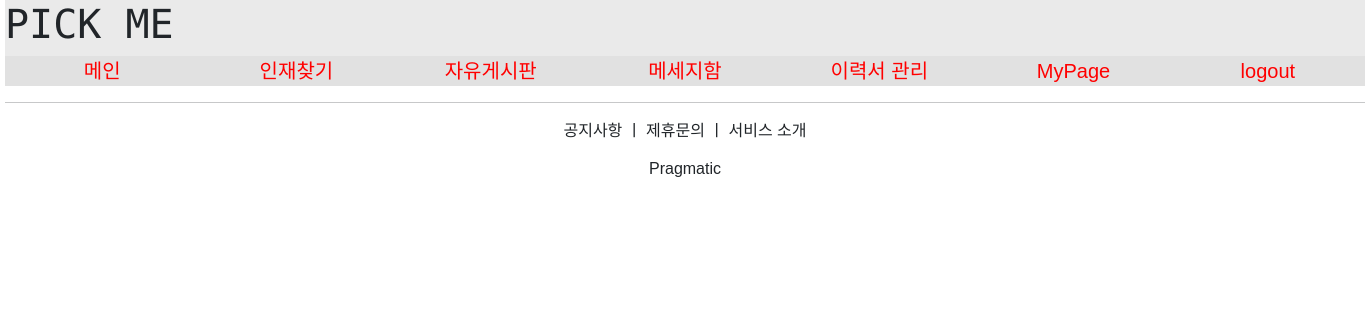
Before: /resume/list_resume/0/1/ (signed in) with the older database file.
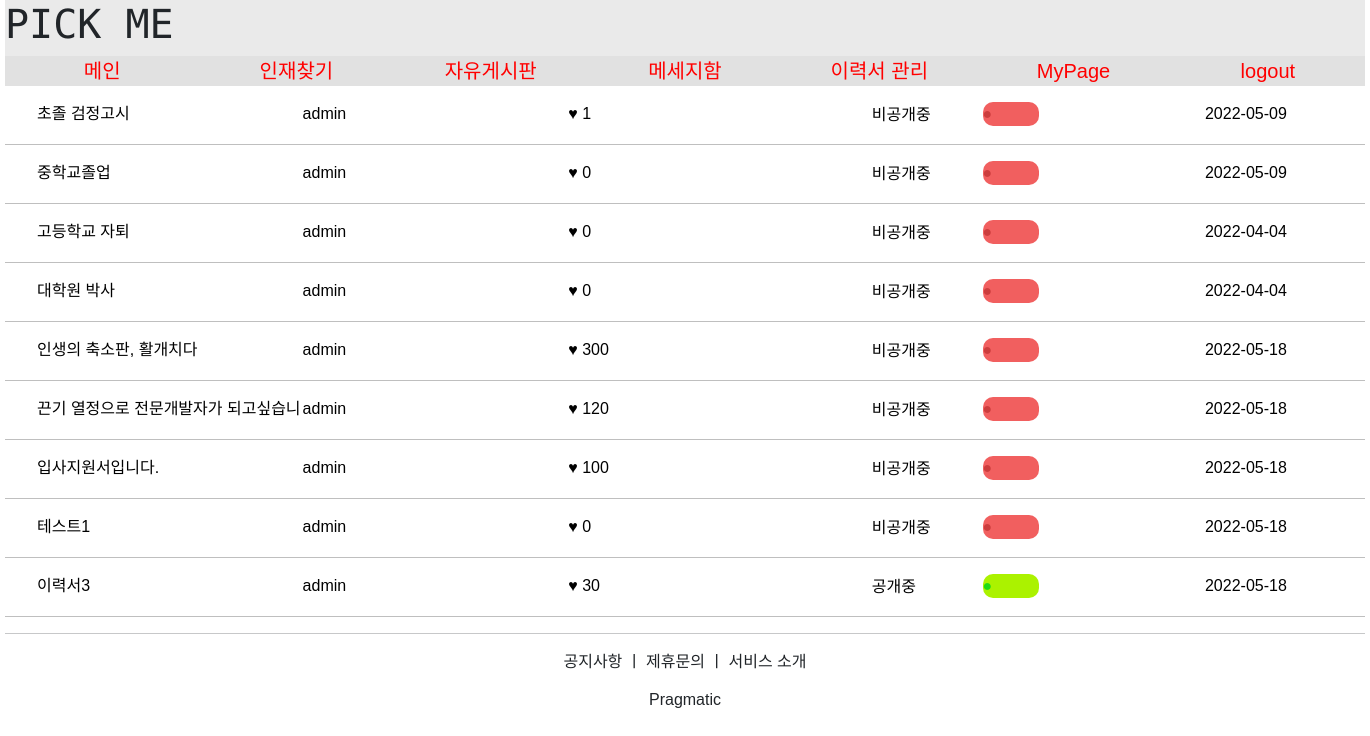
After: the same page with the newer database file.
### resumeapp/models.py (models this page shows)
class Resume_Title(models.Model):
    resume_title = models.ForeignKey(MyUser, on_delete=models.CASCADE, related_name='resume_title')
    resume_title_detail = models.CharField(max_length=2000)
    resume_date = models.DateField(auto_now=True)
    resume_Time = models.TimeField(auto_now=True)
    resume_open = models.IntegerField(default=1)
    like_vote = models.IntegerField(default=0)

### accountapp/models.py (models this page shows)
class MyUser(AbstractUser):
    nickname = models.CharField(max_length=20, unique=True)
    company_group = models.CharField(max_length=100)
    company_number = models.CharField(max_length=200)
    company_name = models.CharField(max_length=200)
    company_ceo = models.CharField(max_length=100)
    company_logo = models.FileField(upload_to='company_logo/', null=True, blank=True)
    company_phone_number = models.CharField(max_length=100)
    company_paper = models.FileField(upload_to='company_paper/', null=True, blank=True)

### resumeapp/views.py (the view, shortened to what this page needs)
# urls.py: path('list_resume/<int:title>/<int:pk>/', views.list_resume, name='list_resume'),
def list_resume(request, title, pk):
    temp_user = MyUser.objects.filter(pk=pk)
    print(request.POST)
    for user_test in temp_user:
        if request.user == user_test:
            pass
        else:
            raise Http404("잘못된 접근입니다")
        for temp in temp_user:
            temp_resume = Resume_Title.objects.filter(resume_title=temp)
        context = {}
        context['pk'] = pk
        context['resume'] = temp_resume
    return render(request, 'list_resume.html', context)

### resumeapp/templates/list_resume.html (shortened to what this page needs)
{% extends 'base3.html' %}
{% block content %}
    {% load static %}
    <link rel="stylesheet" href="{% static 'css/list_resume.css' %}">
    <div class="content">
        {% for list in resume %}
            <a href="{% url 'resumeapp:detail_resume' title=list.pk %}">
                <ul class="mini_content">
                    <li style="height:1.5rem; overflow:hidden; text-overflow:ellipsis;">{{ list.resume_title_detail }}</li>
                    <li>{{ list.resume_title }}</li>
                    <li>♥ {{ list.like_vote }}</li>
                    <li>
                        {% if list.resume_open == 1 %}
                            <form action="{% url 'resumeapp:list_resume' title=list.pk pk=pk %}" method="post" enctype="multipart/form-data">
                                <ul class="mini_ul">
                                    <li>
                                        <input type="submit" value="공개중" id="answer04{{list.pk}}" name="resume_submit1" style="background-color:transparent; border:0px transparent solid;">
                                    </li>
                                    <li>
                                        <label for="answer04{{list.pk}}" class="open_green_box">
                                            <div class="open_green">●</div>
                                        </label>
                                    </li>
                                </ul>
                            </form>
                        {% endif %}
                        {% if list.resume_open == 0 %}
                            <form action="{% url 'resumeapp:list_resume' title=list.pk pk=pk %}" method="post" enctype="multipart/form-data">
                                <ul class="mini_ul">
                                    <li>
                                        <input type="submit" value="비공개중" id="answer05{{list.pk}}" name="resume_submit1" style="background-color:transparent; border:0px transparent solid;">
                                    </li>
                                    <li>
                                        <label for="answer05{{list.pk}}" class="open_red_box">
                                            <div class="open_red">●</div>
                                        </label>
                                    </li>
                                </ul>
                            </form>
                        {% endif %}
                    </li>
                    <li>
                        <div class="date_css">
                            {{ list.resume_date|date:"Y-m-d" }}
                        </div>
                    </li>
                </ul>
                <hr>
            </a>
        {% endfor %}
    </div>
{% endblock %}

Changed rows visible on the page:
added Resume_Title: resume_title_detail "초졸 검정고시", resume_title "admin", like_vote "1", resume_date "2022-05-09"
added Resume_Title: resume_title_detail "중학교졸업", resume_title "admin", like_vote "0", resume_date "2022-05-09"
added Resume_Title: resume_title_detail "고등학교 자퇴", resume_title "admin", like_vote "0", resume_date "2022-04-04"
added Resume_Title: resume_title_detail "대학원 박사", resume_title "admin", like_vote "0", resume_date "2022-04-04"
added Resume_Title: resume_title_detail "인생의 축소판, 활개치다", resume_title "admin", like_vote "300", resume_date "2022-05-18"
added Resume_Title: resume_title_detail "끈기 열정으로 전문개발자가…", resume_title "admin", like_vote "120", resume_date "2022-05-18"
added Resume_Title: resume_title_detail "입사지원서입니다.", resume_title "admin", like_vote "100", resume_date "2022-05-18"
added Resume_Title: resume_title_detail "테스트1", resume_title "admin", like_vote "0", resume_date "2022-05-18"
added Resume_Title: resume_title_detail "이력서3", resume_title "admin", like_vote "30", resume_date "2022-05-18"
